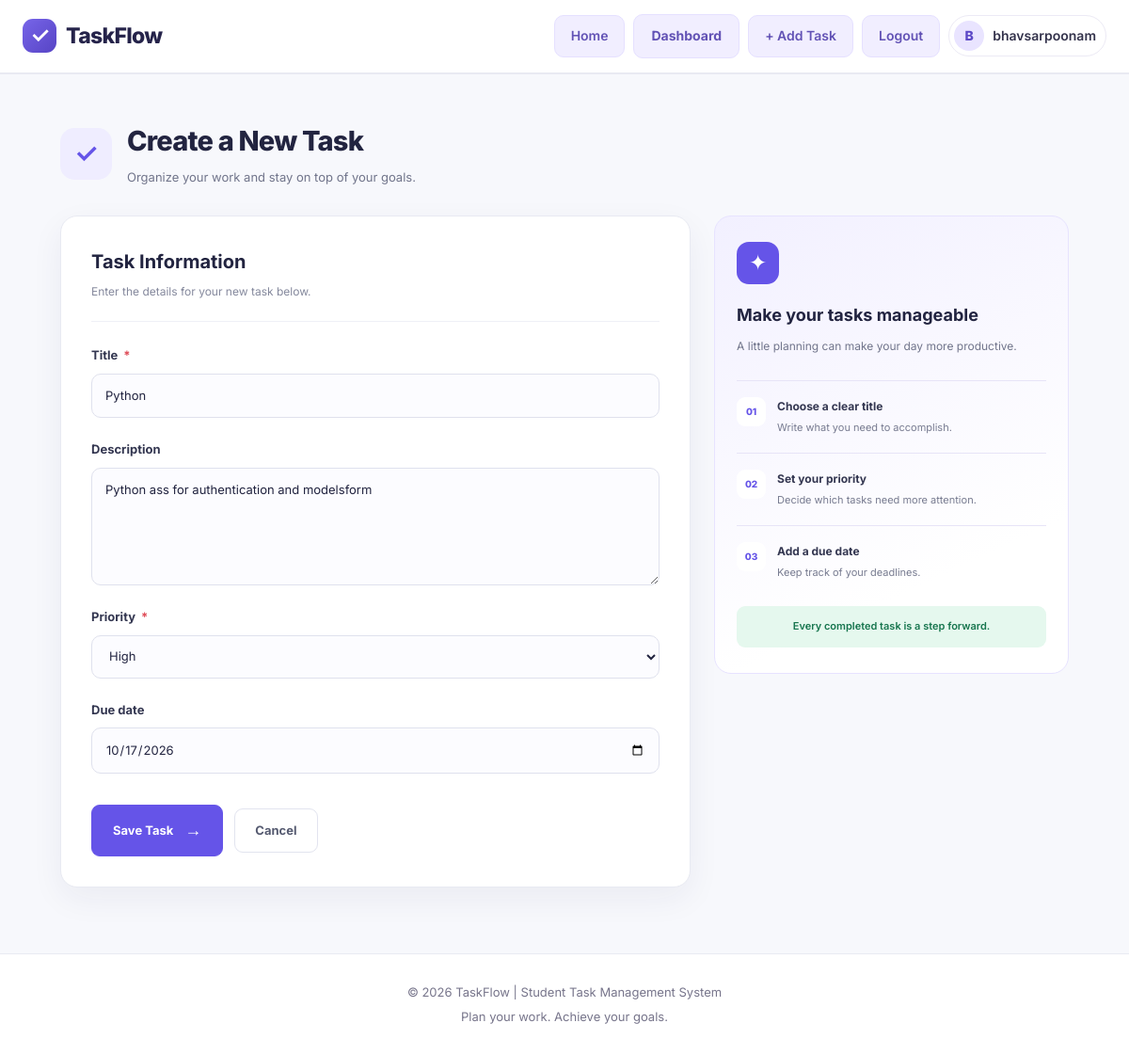
The app's page /task/1/edit/ (signed in) with its own data.
### tasks/models.py (models this page shows, shortened)
class Task(models.Model):
    PRIORITY_CHOICES = [
        ('Low', 'Low'),
        ('Medium', 'Medium'),
        ('High', 'High'),
    ]
    user = models.ForeignKey(
        User,
        on_delete=models.CASCADE,
        related_name='tasks'
    )
    title = models.CharField(max_length=200)
    description = models.TextField(blank=True)
    priority = models.CharField(
        max_length=10,
        choices=PRIORITY_CHOICES,
        default='Medium'
    )
    due_date = models.DateField(null=True, blank=True)
    completed = models.BooleanField(default=False)
    created_at = models.DateTimeField(auto_now_add=True)

### tasks/views.py (the view)
# urls.py: path('task/<int:pk>/edit/', views.edit_task, name='edit_task'),
@login_required
def edit_task(request, pk):
    task = get_object_or_404(
        Task,
        pk=pk,
        user=request.user
    )
    if request.method == 'POST':
        form = TaskForm(request.POST, instance=task)
        if form.is_valid():
            form.save()
            messages.success(request, 'Task updated successfully!')
            return redirect('dashboard')
    else:
        form = TaskForm(instance=task)
    return render(request, 'tasks/task_form.html', {
        'form': form,
        'page_title': 'Edit Task',
    })

### tasks/forms.py
class TaskForm(forms.ModelForm):
    class Meta:
        model = Task
        fields = [
            'title',
            'description',
            'priority',
            'due_date',
        ]
        widgets = {
            'title': forms.TextInput(attrs={
                'placeholder': 'Enter your task title'
            }),
            'description': forms.Textarea(attrs={
                'placeholder': 'Describe your task',
                'rows': 4
            }),
            'due_date': forms.DateInput(attrs={
                'type': 'date'
            }),
        }
    def __init__(self, *args, **kwargs):
        super().__init__(*args, **kwargs)
        for field in self.fields.values():
            field.widget.attrs.update({'class': 'form-control'})

### templates/tasks/task_form.html (shortened to what this page needs)
{% extends 'tasks/base.html' %}
{% block content %}
<div class="task-form-page">
    <div class="task-form-heading">
        <div class="heading-icon">✓</div>
        <div>
            <h1>Create a New Task</h1>
            <p>Organize your work and stay on top of your goals.</p>
        </div>
    </div>
    <div class="task-form-layout">
        <div class="task-form-card">
            <div class="form-card-heading">
                <h2>Task Information</h2>
                <p>Enter the details for your new task below.</p>
            </div>
            <form method="post">
                {% for field in form %}
                    <div class="task-field">
                        <label for="{{ field.id_for_label }}">
                            {{ field.label }}
                            {% if field.field.required %}
                                <span class="required-star">*</span>
                            {% endif %}
                        </label>
                        {{ field }}
                    </div>
                {% endfor %}
                <div class="task-form-actions">
                    <button type="submit" class="save-task-button">
                        Save Task <span>→</span>
                    </button>
                    <a href="{% url 'dashboard' %}" class="cancel-task-button">
                        Cancel
                    </a>
                </div>
            </form>
        </div>
        <aside class="task-tips-card">
            <div class="tips-icon">✦</div>
            <h3>Make your tasks manageable</h3>
            <p>A little planning can make your day more productive.</p>
            <div class="tip-item">
                <span class="tip-number">01</span>
                <div>
                    <strong>Choose a clear title</strong>
                    <p>Write what you need to accomplish.</p>
                </div>
            </div>
            <div class="tip-item">
                <span class="tip-number">02</span>
                <div>
                    <strong>Set your priority</strong>
                    <p>Decide which tasks need more attention.</p>
                </div>
            </div>
            <div class="tip-item">
                <span class="tip-number">03</span>
                <div>
                    <strong>Add a due date</strong>
                    <p>Keep track of your deadlines.</p>
                </div>
            </div>
            <div class="tips-bottom">
                Every completed task is a step forward.
            </div>
        </aside>
    </div>
</div>
{% endblock %}

### templates/tasks/base.html (shortened to what this page needs)
{% load static %}
<!DOCTYPE html>
<html lang="en">
<head>
    <link rel="stylesheet" href="{% static 'css/style.css' %}">
</head>
<body>
    <header class="main-header">
        <div class="navbar">
            <a href="{% url 'home' %}" class="brand">
                <span class="brand-icon">✓</span>
                <span>TaskFlow</span>
            </a>
            <nav class="nav-links">
                <a href="{% url 'home' %}" class="nav-button">
                    Home
                </a>
                {% if user.is_authenticated %}
                    <a href="{% url 'dashboard' %}" class="nav-button">
                        Dashboard
                    </a>
                    <a href="{% url 'add_task' %}" class="nav-button">
                        + Add Task
                    </a>
                    <form method="post" action="{% url 'logout' %}" class="logout-form">
                        <button type="submit" class="nav-button logout-button">
                            Logout
                        </button>
                    </form>
                    <div class="user-menu">
                        <span class="user-avatar">
                            {{ user.username|first|upper }}
                        </span>
                        <span class="nav-username">
                            {{ user.get_full_name|default:user.username }}
                        </span>
                    </div>
                {% endif %}
            </nav>
        </div>
    </header>
    <main class="main-content">
        {% block content %}
        {% endblock %}
    </main>
    <footer class="main-footer">
        <p>© 2026 TaskFlow | Student Task Management System</p>
        <p>Plan your work. Achieve your goals.</p>
    </footer>
</body>
</html>

### records on screen
Task: form "Python" "Python ass for authentication and modelsform" "High" "10/17/2026"

### other values on screen
{{ user.username|first|upper }} "B"
{{ user.get_full_name|default:user.username }} "bhavsarpoonam"
{{ field.label }} "Title" "Description" "Priority" "Due date"
